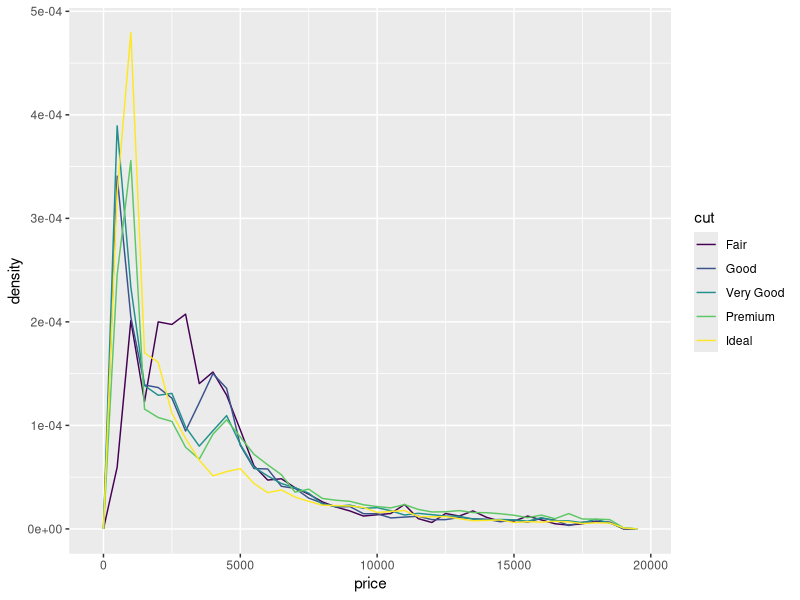
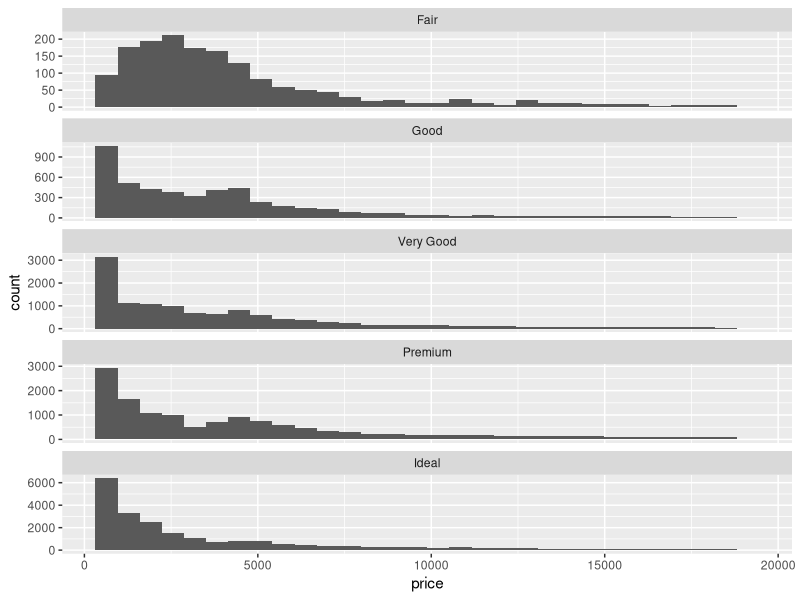
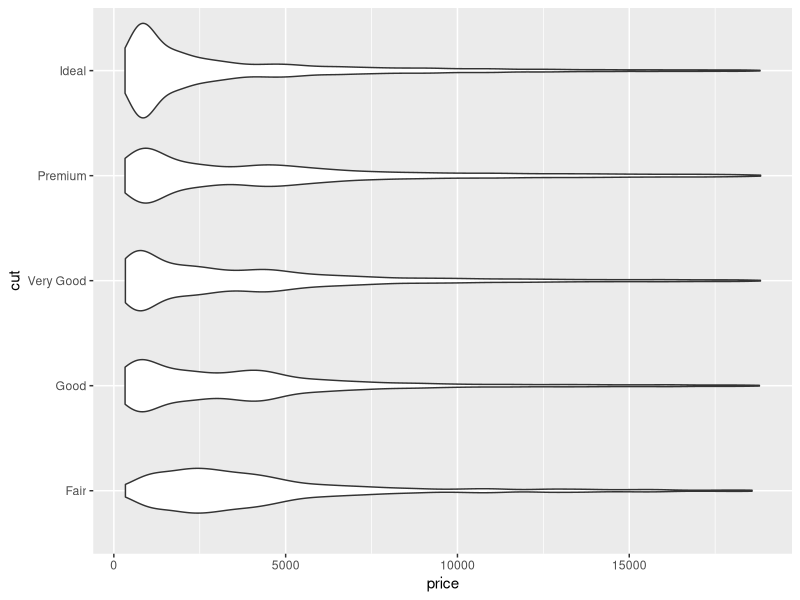
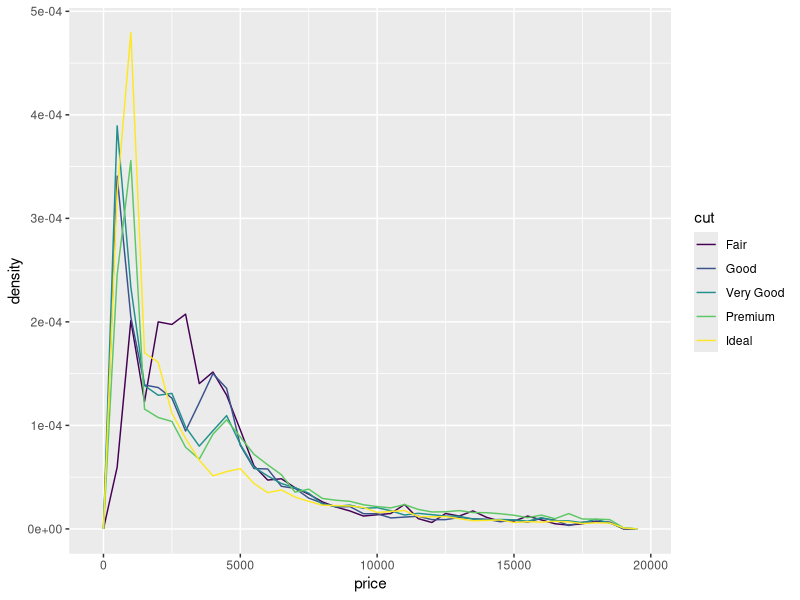
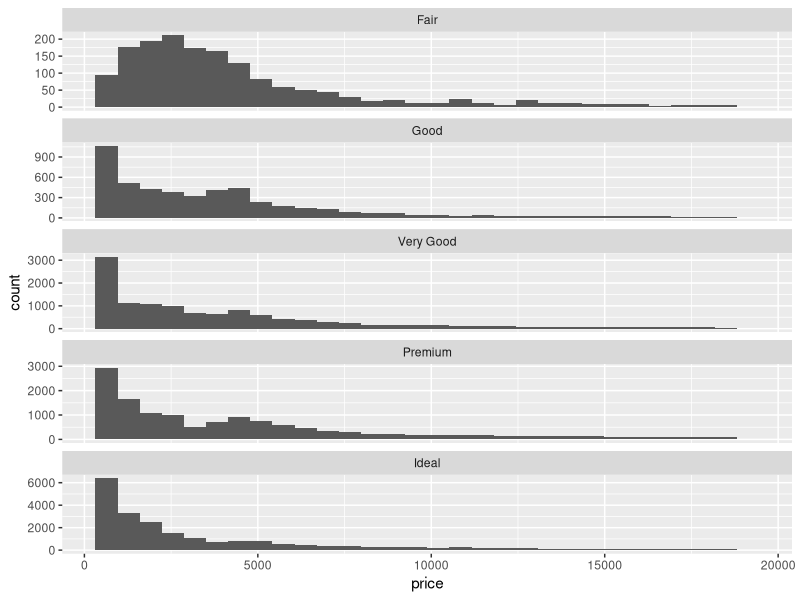
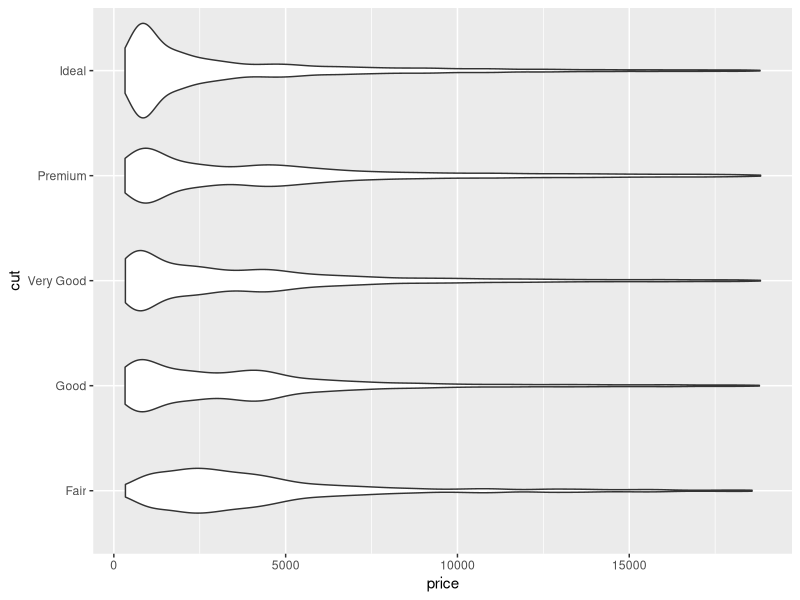

R code for these plots, in order:
library(tidyverse)

ggplot(data = diamonds, mapping = aes(x = price, y = ..density..)) +
  geom_freqpoly(mapping = aes(color = cut), binwidth = 500)

ggsave("exploratory-data-analysis/figs/diamond_freqpoly.png")

ggplot(data = diamonds, mapping = aes(x = price)) +
  geom_histogram() +
  facet_wrap(~cut, ncol = 1, scales = "free_y")

ggsave("exploratory-data-analysis/figs/diamond_hist.png")

ggplot(data = diamonds, mapping = aes(x = cut, y = price)) +
  geom_violin() +
  coord_flip()

ggsave("exploratory-data-analysis/figs/diamond_violin.png")
